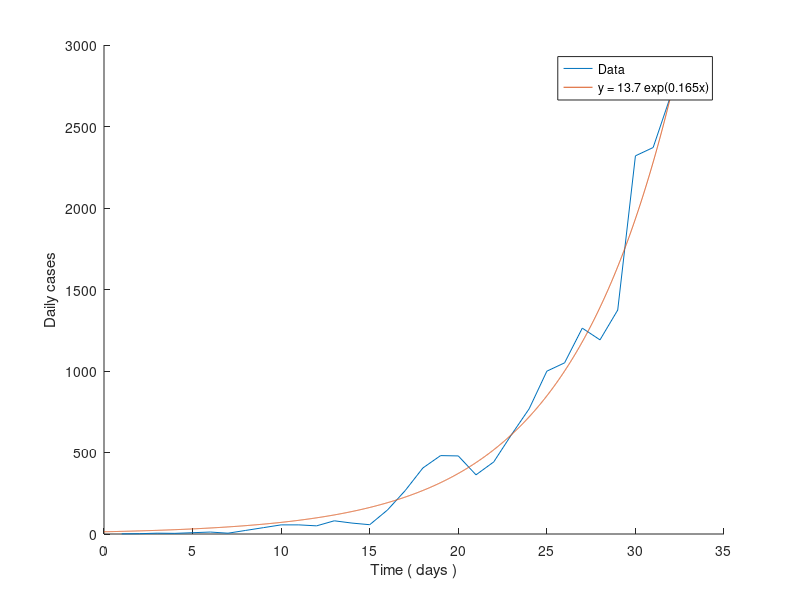

The MATLAB source for this figure:
y = [ 1 2 5 4 8 12 5 22 39 56 56 50 81 67 57 147 266 405 481 479 363 442 609 768 999 1050 1263 1191 1374 2320 2371 2692]'

hold on

plot(1:length(y),y)

x=0:0.01:32
Y = 13.7*exp(0.165*x)

plot(x,Y)

xlabel('Time ( days )')
ylabel('Daily cases')

legend({'Data','y = 13.7 exp(0.165x)'},'Location','northeast')


print -depsc Growthrate.eps